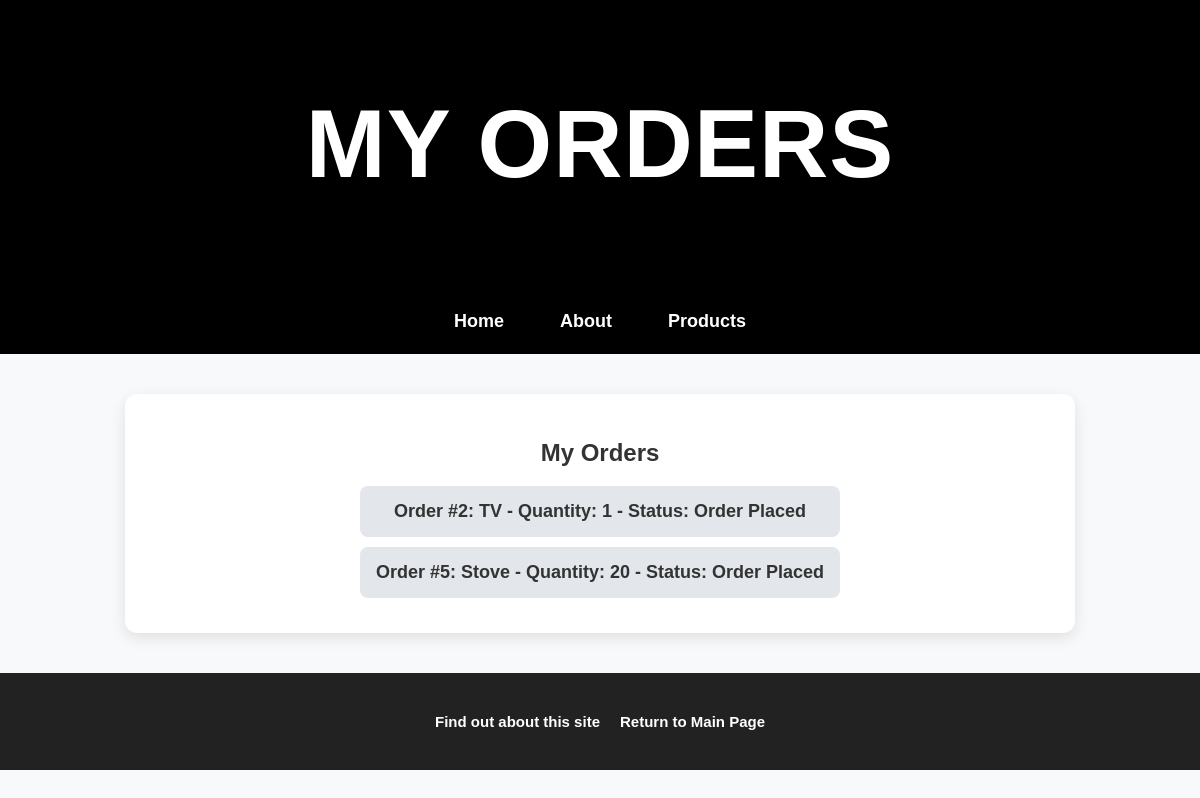
The page /myorders/ (signed in) on the database its author committed.
### myapp/models.py (models this page shows, shortened)
class Order(models.Model):
    ORDER_STATUS_CHOICES = [
        (0, 'Order Cancelled'),
        (1, 'Order Placed'),
        (2, 'Order Shipped'),
        (3, 'Order Delivered'),
    ]
    product = models.ForeignKey(Product, on_delete=models.CASCADE)
    client = models.ForeignKey(Client, on_delete=models.CASCADE)
    num_units = models.PositiveIntegerField()
    order_status = models.IntegerField(choices=ORDER_STATUS_CHOICES, default=1)
    status_date = models.DateField(auto_now=True)  # Auto-updates

class Product(models.Model):
    category = models.ForeignKey(Category, related_name='products', on_delete=models.CASCADE)
    name = models.CharField(max_length=200)
    price = models.DecimalField(max_digits=10, decimal_places=2)
    stock = models.PositiveIntegerField(default=100)
    available = models.BooleanField(default=True)
    description = models.TextField(null=True, blank=True)
    interested = models.PositiveIntegerField(default=0)

### myapp/views.py (the view)
# urls.py: path('myorders/', views.myorders, name='myorders'),
@login_required
def myorders(request):
    try:
        client = request.user
    except Client.DoesNotExist:
        return HttpResponse("You are not a registered client!")
    orders = Order.objects.filter(client=client)
    return render(request, 'myapp/myorders.html', {'orders': orders})

### myapp/templates/myapp/myorders.html (shortened to what this page needs)
{% extends 'myapp/base.html' %}
{% block myhdg %}My Orders{% endblock %}
{% block body_block %}
<div class="container">
  <h2>My Orders</h2>
  {% if orders %}
    <ul class="product-list">
      {% for order in orders %}
        <li>
          Order #{{ order.id }}: {{ order.product.name }} - Quantity: {{ order.num_units }} - Status:
          {% if order.order_status == 0 %}
            Order Cancelled
          {% elif order.order_status == 1 %}
            Order Placed
          {% elif order.order_status == 2 %}
            Order Shipped
          {% elif order.order_status == 3 %}
            Order Delivered
          {% endif %}
        </li>
      {% endfor %}
    </ul>
  {% else %}
    <p>You have not placed any orders yet.</p>
  {% endif %}
</div>
{% endblock %}

### myapp/static/myapp/style.css (style rules this page uses)
body { background-color: #f8f9fa; color: #333; font-family: 'Arial', sans-serif; font-size: 16px; margin: 0; padding: 0; }
.container { width: 75%; margin: 40px auto; background: white; padding: 25px; box-shadow: 0px 5px 15px rgba(0, 0, 0, 0.1); border-radius: 12px; text-align: center; }
.category-list, .product-list { padding: 0; list-style-type: none; text-align: center; }
.category-list li, .product-list li { background: #e3e6ea; margin: 10px auto; padding: 15px; width: 50%; border-radius: 8px; font-size: 18px; font-weight: bold; transition: background 0.3s ease-in-out, transform 0.2s; }
.product-list { padding: 0; list-style-type: none; text-align: center; margin: 0 auto; }
.product-list li { background: #e3e6ea; margin: 10px auto; padding: 15px; width: 50%; border-radius: 8px; font-size: 18px; font-weight: bold; transition: background 0.3s ease-in-out, transform 0.2s; }

### rows shown on the page
Order: id "2", product.name "TV", num_units "1", order_status "Order Placed"
Order: id "5", product.name "Stove", num_units "20", order_status "Order Placed"
